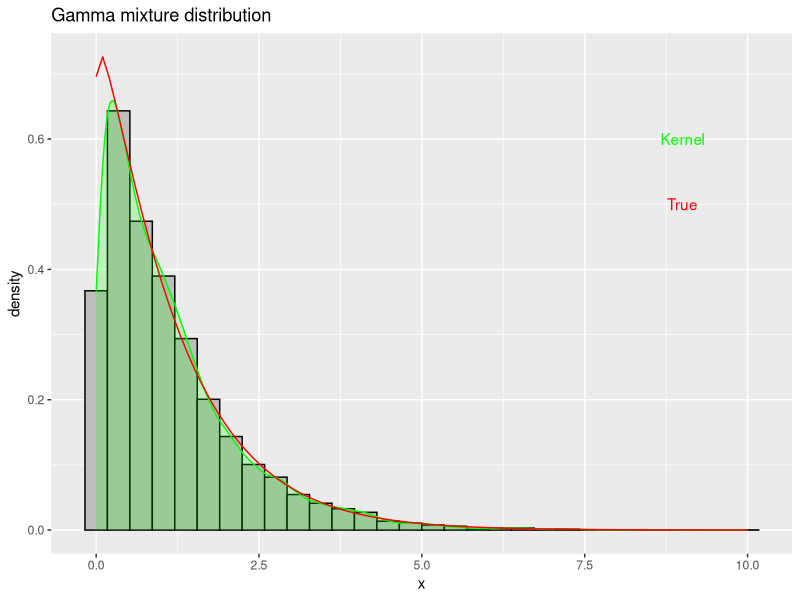
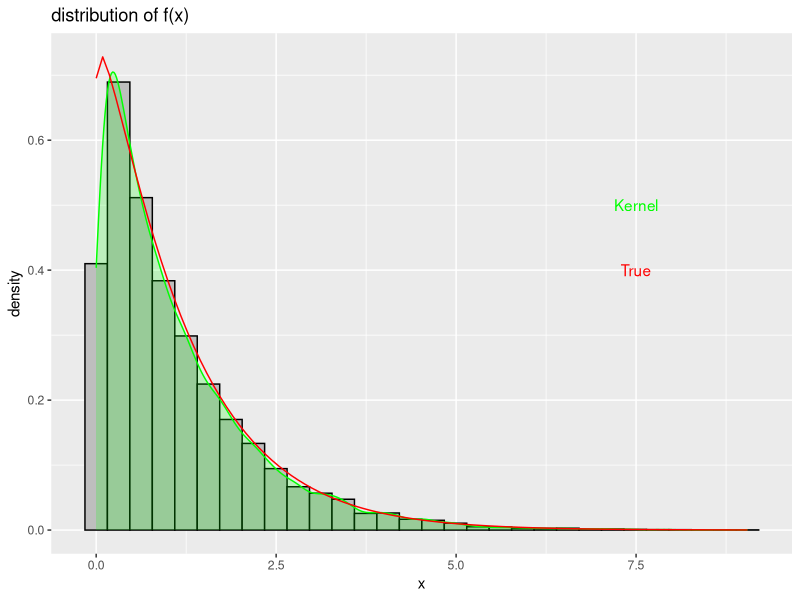

Reproduce these figures in R, in order.
## ---- chunk 1
knitr::opts_chunk$set(echo = TRUE)
## ---- chunk 2
library(abind)
g=function(x,theta){
  (2*x^(theta-1)+x^(theta-0.5))*exp(-x)/(2*gamma(theta)+gamma(theta+0.5))
}

sample_g=function(n,alpha,beta,weight){
  x_g=array(0,n)
  p1=runif(n,0,1)
  f1=rgamma(n,alpha[1],beta[1])
  f2=rgamma(n,alpha[2],beta[2])
  x_g=abind(f1[p1<weight],f2[p1>=weight])
}
n=10000
theta=1
alpha=c(theta,theta+0.5)
beta=c(1,1)
weight=2*gamma(theta)/(2*gamma(theta)+gamma(theta+0.5))
x=sample_g(n,alpha,beta,weight)
library(ggplot2)
ggplot(data.frame(x=x),aes(x=x))+
  xlab("x")+
  ylab("density")+
  ggtitle("Gamma mixture distribution")+
  geom_histogram(aes(y=..density..),fill="gray", colour="black")+
  geom_density(fill="green",colour="green" ,alpha=0.2)+
  stat_function(fun=function(x) g(x,theta),color="red")+
  annotate("text", x=9, y=0.6, label="Kernel",color="green")+
  annotate("text", x=9, y=0.5, label="True",color="red")
## ---- chunk 3
sample_f=function(n,alpha,beta,weight){
  x_f=rep(0,n)
  count=1
  while(count<=n){
  x_g=sample_g(1,alpha,beta,weight)
  p2=runif(1,0,1)
  if(p2<=sqrt(x_g+4)/(2+sqrt(x_g))){
    x_f[count]=x_g
    count=count+1
  }
  }
  x_f
}

h=function(x,theta){
  sqrt(x+4)*x^(theta-1)*exp(-x)
}

f=function(x,theta){
  h(x,theta)/integrate(function(x)h(x,theta),0,Inf)$value
}

n=10000
theta=1
alpha=c(theta,theta+0.5)
beta=c(1,1)
weight=2*gamma(theta)/(2*gamma(theta)+gamma(theta+0.5))
x_f=sample_f(n,alpha,beta,weight)
## ---- chunk 4
ggplot(data.frame(x=x_f),aes(x=x))+
  xlab("x")+
  ylab("density")+
  ggtitle("distribution of f(x)")+
  geom_histogram(aes(y=..density..),fill="gray", colour="black")+
  geom_density(fill="green",colour="green" ,alpha=0.2)+
  stat_function(fun=function(x) g(x,theta),color="red")+
  annotate("text", x=7.5, y=0.5, label="Kernel",color="green")+
  annotate("text", x=7.5, y=0.4, label="True",color="red")
